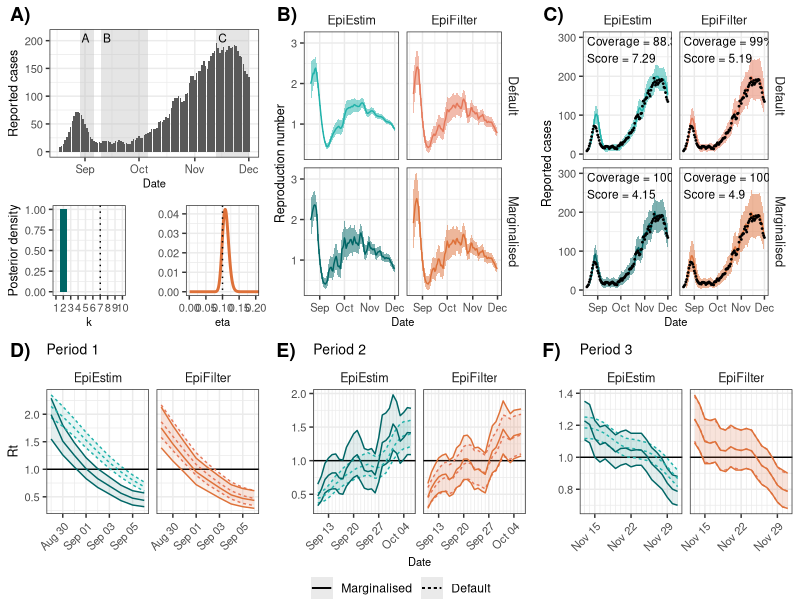

The R script that drew this image: (Note: this script raises an error after producing the figure.)

rm(list=ls())

library(tidyverse)
library(cowplot)

custom_theme <- theme_bw() +
  theme(
    axis.title.y = element_text(size=9),
    axis.title.x = element_text(size=8),
    axis.text = element_text(size=8),
    strip.background = element_blank(),
    strip.text = element_text(size=9),
    plot.title = element_text(hjust = 0.5, size=10)#,
    # panel.grid = element_blank()
  )

windin=3

perioda_st = as.Date("2021-08-29")
perioda_en = as.Date("2021-09-06")
periodb_st = as.Date("2021-09-10")
periodb_en = as.Date("2021-10-06")
periodc_st = as.Date("2021-11-13")
periodc_en = as.Date("2021-12-01")

# Load the data
df = read.csv("paper/outputs/02nzcovid.csv")
df_eepost = read.csv("paper/outputs/02nzcovid_epiestimposteriors.csv")
df_efpost = read.csv("paper/outputs/02nzcovid_epifilterposteriors.csv")

# Clean the data
df$fit = ifelse(grepl("Conditional", df$fit), "Default", df$fit)
df = df %>%
  mutate(NameForColors=paste0(model, fit),
         date = as.Date("2021-08-18") - 1 + t) %>%
  filter(date <= as.Date("2021-12-01")) %>%
  mutate(fit2 = factor(fit, levels=c("Marginalised", "Default")),
         fit=factor(fit, levels=c("Default", "Marginalised")))

# Append colors
colors <- c(EpiEstimMarginalised="#006666", EpiEstimDefault="#20B2AA",
            EpiFilterMarginalised="#DE7139", EpiFilterDefault="#E5785A")

# Calculate coverage statistics
df_coverage = df %>%
  filter(t>windin) %>%
  group_by(simulation, model, fit) %>%
  summarise(Rt_coverage = 100*round(mean((TrueRt <= upper) & (TrueRt >= lower)), digits=3),
            Ct_coverage = 100*round(mean((Cases <= upper_cases) & (Cases >= lower_cases)), digits=3),
            score = signif(mean(crps), 3))



# Plot the raw data
plt_data = ggplot(df %>% filter(model=="EpiEstim", fit=="Marginalised")) +
  geom_rect(aes(xmin=perioda_st, xmax=perioda_en, ymin=-Inf, ymax=Inf), fill="gray", alpha=0.4, data=.%>%filter(t==1)) +
  geom_rect(aes(xmin=periodb_st, xmax=periodb_en, ymin=-Inf, ymax=Inf), fill="gray", alpha=0.4, data=.%>%filter(t==1)) +
  geom_rect(aes(xmin=periodc_st, xmax=periodc_en, ymin=-Inf, ymax=Inf), fill="gray", alpha=0.4, data=.%>%filter(t==1)) +
  annotate("text", x=perioda_st+1, y=205, label="A", hjust=0, size=3) +
  annotate("text", x=periodb_st+1, y=205, label="B", hjust=0, size=3) +
  annotate("text", x=periodc_st+1, y=205, label="C", hjust=0, size=3) +
  geom_col(aes(x=date, y=Cases), width = 0.8) +
  ylim(0, 210) +
  # scale_x_continuous(limits = c(0, 100)) +
  custom_theme +
  xlab("Date") + ylab("Reported cases") +
  ggtitle("")

# Plot posteriors
plt_post = ggplot(df) +
  geom_ribbon(aes(x=date, ymin=lower, ymax=upper, fill=NameForColors), data=.%>%filter(t>windin), alpha=0.5) +
  geom_line(aes(x=date, y=mean, color=NameForColors), data=.%>%filter(t>windin)) +
  geom_line(aes(x=date, y=TrueRt), color="black", lwd=0.3) +
  facet_grid(fit~model) +
  # coord_cartesian(ylim=c(0.2, 2.0)) +
  ylab("Reproduction number") + xlab("Date") +
  custom_theme +
  scale_fill_manual(values=colors) +
  scale_color_manual(values=colors) +
  theme(legend.position="none")

# Plot predictive posteriors
plt_predpost = ggplot(df) +
  geom_ribbon(aes(x=date, ymin=lower_cases, ymax=upper_cases, fill=NameForColors), data=.%>%filter(t>windin), alpha=0.5) +
  geom_line(aes(x=date, y=mean_cases, color=NameForColors), data=.%>%filter(t>windin)) +
  geom_point(aes(x=date, y=Cases), color="black", size=0.3) +
  geom_text(data = df_coverage,
            aes(x = min(df$date), y = Inf, label = paste0("Coverage = ", Ct_coverage, "%\nScore = ", score)),
            hjust = 0, vjust = 1.2, size = 3, color = "black") +
  facet_grid(fit~model) +
  coord_cartesian(ylim=c(0,300)) +
  ylab("Reported cases") + xlab("Date") +
  custom_theme +
  scale_fill_manual(values=colors) +
  scale_color_manual(values=colors) +
  theme(legend.position="none")


# Plot parameter estimates
xlims = c(0, 0.2)

plt_param_ef = ggplot(df_efpost) +
  geom_line(aes(x=eta, y=p), color="#DE7139", lwd=1) +
  geom_vline(xintercept=0.1, color="black", linetype="dotted") +
  custom_theme +
  coord_cartesian(xlim=xlims) +
  xlab("eta") + ylab("")

plt_param_ee = ggplot(df_eepost) +
  geom_col(aes(x=k, y=p), fill="#006666") +
  custom_theme +
  xlab("k") + ylab("Posterior density") +
  scale_x_continuous(breaks=seq(1,10), labels=seq(1,10), limits=c(1,10), minor_breaks=NULL) +
  geom_vline(xintercept=7, color="black", linetype="dotted")

plt_param = plot_grid(plt_param_ee, plt_param_ef, ncol=2)



plt = plot_grid(plot_grid(plt_data, plt_param, ncol=1, rel_heights=c(1, 0.7)),
                plt_post,
                plt_predpost,
                ncol=3) 



# Zoomed-in Rt plots

plt_zoom_1 = ggplot(df %>% filter(date<=perioda_en, date>=perioda_st)) +
  geom_hline(yintercept=1, color="black") +
  geom_ribbon(aes(x=date, ymin=lower, ymax=upper, fill=NameForColors, linetype=fit2), alpha=0.1) +
  geom_line(aes(x=date, y=upper, color=NameForColors, linetype=fit2)) +
  geom_line(aes(x=date, y=lower, color=NameForColors, linetype=fit2)) +
  geom_line(aes(x=date, y=mean, color=NameForColors, linetype=fit2)) +
  facet_wrap(~model, ncol=2) +
  custom_theme  +
  scale_fill_manual(values=colors) +
  scale_color_manual(values=colors) +
  scale_x_date(minor_breaks="1 day") +
  theme(legend.position="none", plot.title = element_text(hjust = 0), axis.text.x = element_text(angle = 45, hjust = 1)) +
  ggtitle("Period 1") +
  xlab("") + ylab("Rt")

plt_zoom_2 = ggplot(df %>% filter(date>=periodb_st, date<=periodb_en)) +
  geom_hline(yintercept=1, color="black") +
  geom_ribbon(aes(x=date, ymin=lower, ymax=upper, fill=NameForColors, linetype=fit2), alpha=0.1) +
  geom_line(aes(x=date, y=upper, color=NameForColors, linetype=fit2)) +
  geom_line(aes(x=date, y=lower, color=NameForColors, linetype=fit2)) +
  geom_line(aes(x=date, y=mean, color=NameForColors, linetype=fit2)) +
  facet_wrap(~model, ncol=2) +
  custom_theme  +
  scale_fill_manual(values=colors) +
  scale_color_manual(values=colors) +
  scale_x_date(minor_breaks="1 day") +
  theme(legend.position="none", plot.title = element_text(hjust = 0), axis.text.x = element_text(angle = 45, hjust = 1)) +
  ggtitle("Period 2") +
  xlab("Date") + ylab("")

plt_zoom_3 = ggplot(df %>% filter(date>=periodc_st, date<=periodc_en)) +
  geom_hline(yintercept=1, color="black") +
  geom_ribbon(aes(x=date, ymin=lower, ymax=upper, fill=NameForColors, linetype=fit2), alpha=0.1) +
  geom_line(aes(x=date, y=upper, color=NameForColors, linetype=fit2)) +
  geom_line(aes(x=date, y=lower, color=NameForColors, linetype=fit2)) +
  geom_line(aes(x=date, y=mean, color=NameForColors, linetype=fit2)) +
  facet_wrap(~model, ncol=2) +
  custom_theme  +
  scale_fill_manual(values=colors) +
  scale_color_manual(values=colors) +
  scale_x_date(minor_breaks="1 day") +
  theme(plot.title = element_text(hjust = 0), axis.text.x = element_text(angle = 45, hjust = 1)) +
  ggtitle("Period 3") +
  xlab("") + ylab("") +
  guides(color="none", fill="none", linetype=guide_legend(title=NULL, direction="horizontal"))

legend = get_legend(plt_zoom_3)

plt2 = plot_grid(plot_grid(plt_data, plt_param, ncol=1, rel_heights=c(1, 0.7)),
                 plt_post,
                 plt_predpost,
                 plt_zoom_1,
                 plt_zoom_2,
                 plt_zoom_3 + theme(legend.position="none"),
                 NULL,
                 legend,
                 NULL,
                 ncol=3,
                 rel_heights=c(0.7,0.5,0.05),
                 labels=c("A)", "B)", "C)", "D)", "E)", "F)")) 
plt2
ggsave(paste0("paper/figures/02nzcovid.png"), plt2, dpi=300, width=25, height=14, units="cm")
ggsave(paste0("paper/figures/02nzcovid.pdf"), plt2, dpi=600, width=25, height=14, units="cm")

# Fetch numbers for table

# First window
df1 = df %>%
  filter(date >= perioda_st, date <= perioda_en) %>%
  group_by(model, fit) %>%
  summarise(lower_det = date[which(lower<1)[1]],
            mean_det = date[which(mean<1)[1]],
            upper_det = date[which(upper<1)[1]]) %>%
  ungroup() %>%
  mutate(name = paste0(model, fit)) %>%
  select(-model, -fit) %>%
  column_to_rownames(var="name") %>%
  t()

df2 = df %>%
  filter(date >= periodb_st, date <= periodb_en) %>%
  group_by(model, fit) %>%
  summarise(lower_det = date[which(lower>1)[1]],
            mean_det = date[which(mean>1)[1]],
            upper_det = date[which(upper>1)[1]]) %>%
  ungroup() %>%
  mutate(name = paste0(model, fit)) %>%
  select(-model, -fit) %>%
  column_to_rownames(var="name") %>%
  t()

df3 = df %>%
  filter(date >= periodc_st, date <= periodc_en) %>%
  group_by(model, fit) %>%
  summarise(lower_det = date[which(lower<1)[1]],
            mean_det = date[which(mean<1)[1]],
            upper_det = date[which(upper<1)[1]]) %>%
  ungroup() %>%
  mutate(name = paste0(model, fit)) %>%
  select(-model, -fit) %>%
  column_to_rownames(var="name") %>%
  t()

